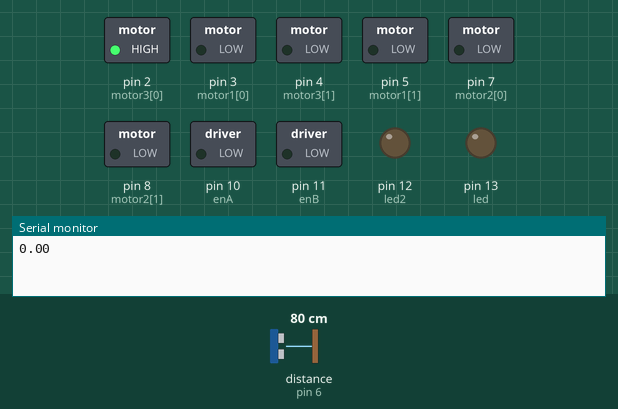
This sketch was run on a simulated Arduino Uno, built with avr-gcc and run on an emulated ATmega328P. Shown: switched loads named in the sketch (green lamp = pin HIGH), output pins drawn as LEDs (lit = HIGH), the last lines printed to the serial monitor. Wiring (inferred from the names in the program): ultrasonic range finder: trigger pin 9; echo pin 6. The test bench sets the inputs (shaded band); at power-on: distance to the obstacle (sensor on pin 6) 80 cm. The echo pulse lasts 58.3 µs per cm; pins used as bus, display or sensor lines are not drawn.

Above: at 0.2 s.
At 0.7 s:
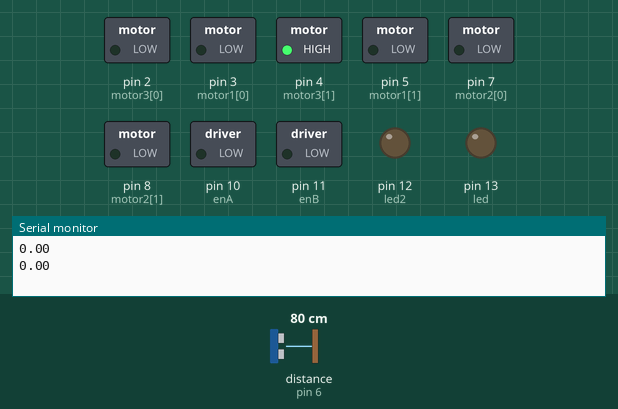
At 3.5 s:
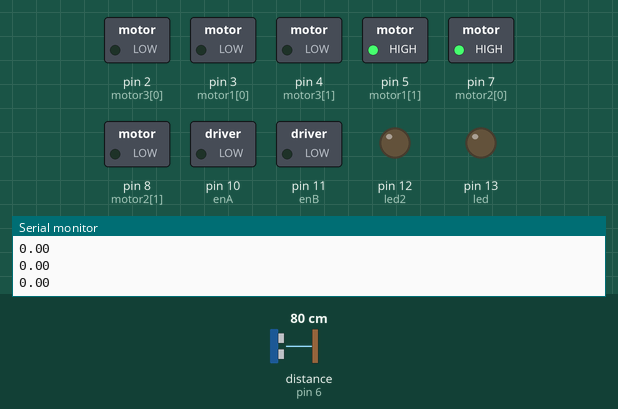
Timing chart, 0 to 4.6 s (numbered marks = the images above):
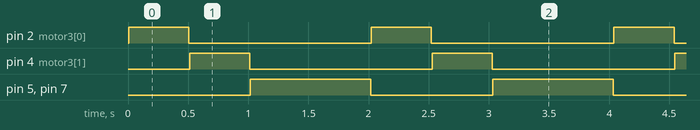

Measured:
- by itself, pin 2 (motor3[0]), pin 4 (motor3[1]): alternates HIGH for 0.50 s and LOW for 1.5 s
- by itself, pin 5 (motor1[1]), pin 7 (motor2[0]): alternates HIGH for 1.0 s and LOW for 1.0 s
- by itself, everything shown: repeats every 2.0 s, in 6 steps

The sketch:

ultra.ino
```cpp
byte enA = 10, enB = 11, tempPin = A1; // dh pins bta3t l h-bridge 34an at7k fe l motors we lazm ykono analog
byte led = 13, led2 = 12, ldr = A0; int echo = 6, trig = 9; float distance = 0;
byte motor1[2] = {3, 5}, motor2[2] = {7,8}, motor3[2] = {2, 4}; // dh pins l motors
char state;         // dh char b5zn feh ly hyb3toh
void turnRight()
{
  digitalWrite(motor1[0], LOW);
  digitalWrite(motor1[1], HIGH);
  digitalWrite(motor2[0], HIGH);
  digitalWrite(motor2[1], LOW);
}
void turnLeft()
{
  digitalWrite(motor2[0], LOW);
  digitalWrite(motor2[1], HIGH);
  digitalWrite(motor1[0], HIGH);
  digitalWrite(motor1[1], LOW);
}
void moveForward()                    // dh function 34an ym4y forward
{
  digitalWrite(motor1[0], HIGH);
  digitalWrite(motor1[1], LOW);
  digitalWrite(motor2[0], HIGH);
  digitalWrite(motor2[1], LOW);
}
void moveBack()                      // dh function 34an ym4y back we tb3n dh ht3ks function l forward
{
  digitalWrite(motor1[0], LOW);
  digitalWrite(motor1[1], HIGH);
  digitalWrite(motor2[0], LOW);
  digitalWrite(motor2[1], HIGH);
}
void Stop()                        // dh function 34an y3ml stop lma y4el his hand mn l zorar 34an mykml4 m3 nfsoh we ntl3 ngry wrah ^_^ we yarb ttl4 s7
{
  digitalWrite(motor1[0], LOW);
  digitalWrite(motor1[1], LOW);
  digitalWrite(motor2[0], LOW);
  digitalWrite(motor2[1], LOW);
}
void moveFRight()                // dh function 34an ym4y forward we y5o4 ymen
{
  digitalWrite(motor2[0], HIGH);
  digitalWrite(motor2[1], LOW);
  for (int i = 255; i >= 63; i -= 5)    // feeeeeeeeeeeeeeeeeeeeeeeeeeeeeeh 88888888lllllllllllllllllllllltttttttttt hena
  {
    analogWrite(enA, i);        // dh pin bta3t l t7akom 34an at7km fe l motor a2ll wa7d we az0d l tany 34an y2dr ylf
  }
  digitalWrite(motor1[0], LOW);
  digitalWrite(motor1[1], LOW);
}
void moveFLeft()               // dh function 34an ym4y forward we y5o4 4mal
{
  digitalWrite(motor1[0], HIGH);
  digitalWrite(motor1[1], LOW);
  for (int i = 255; i >= 63; i -= 5)
  {
    analogWrite(enB, i);     // l pin bta3t l control 34an a3rf at7km fe l motor a7awel a2ll l speed bta3t wa7d we azod l tany
  }
  digitalWrite(motor2[0], LOW);
  digitalWrite(motor2[1], LOW);
}
void turn1 ()
{
  turnRight();
  delay(500);
  Stop();
}
void turn2()
{
  turnLeft();
  delay(500);
  Stop();
}
float ultrasonic()
{
  int echo = 6, trig = 9;
  float take = 0, give = 0;
  digitalWrite(trig, HIGH);
  delayMicroseconds(100);
  digitalWrite(trig, LOW);
  take = pulseIn(echo, HIGH);
  give = (take * .034) / 2;
}
void stop_the_motor ()
{
  digitalWrite(motor3[0], LOW);
  digitalWrite(motor3[1], LOW);
}
void setup() {
  // put your setup code here, to run once:
Serial.begin(9600);
for (int i = 0; i < 2; i++)  // dh loop 3amelha 34an ylf 3la kol l pins bta3t l motors we y5leha output m4 4rt tt3ml kdh Na 3amlha ksl m4 aktr ^_^
  {
    pinMode(motor1[i], OUTPUT);
    pinMode(motor2[i], OUTPUT);
    pinMode(motor3[i], OUTPUT);
  }
  pinMode(enA, OUTPUT);
  pinMode(enB, OUTPUT);
  pinMode(led, OUTPUT);
  pinMode(led2, OUTPUT);
  pinMode(ldr, INPUT);
  pinMode(trig, OUTPUT);
  pinMode(echo, INPUT);
}

void loop() {
  // put your main code here, to run repeatedly:
 distance = ultrasonic();
 Serial.println(distance);
  if (distance <= 100)
  {
    Stop();
    digitalWrite(motor3[0], HIGH);
    digitalWrite(motor3[1], LOW);
    delay(500);
    stop_the_motor();
    float what = ultrasonic();
    Serial.println( what);
    if (what > 100)
    {
      turn1();
    }
    else
    {
      digitalWrite(motor3[1], HIGH);
      digitalWrite(motor3[0], LOW);
      delay(500);
      stop_the_motor();
      float damage = ultrasonic();
      Serial.println( damage);
      if (damage > 100)
        turn2();
      else
      {
        turnRight();
        delay(1000);
        Stop();
      }
    }
  }
}
```
